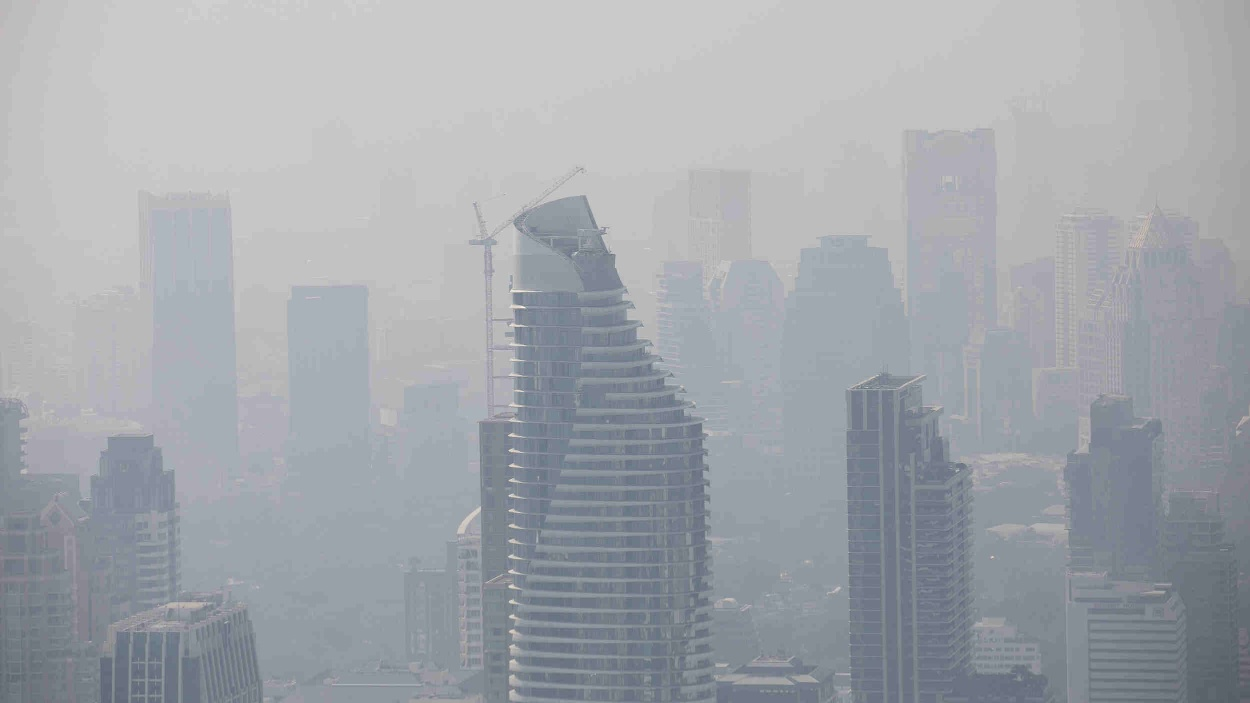
#> input picture sample_image/smog.jpg, 1250 x 703 px
$ python visrange.py
#> lines starting #> are read from the running program, lines starting #| are printed output that depends on the picture; after the words box and inside, x2 and y2 are one past the last pixel; in counts of white or black regions, pixels touching at a corner belong together
import cv2
import numpy as np
import easygui

img=cv2.imread('sample_image/smog.jpg')
#> img is the input picture: shape (703, 1250, 3); mean B, G, R 171.9, 166.6, 162.5
gray=cv2.cvtColor(img,cv2.COLOR_BGR2GRAY)


barely=[]
clearly=[]
notvis=[]
def classify(corners,distance):
	if(corners>=15):
		clearly.append(distance)
		return ("clearly visible",(0,255,0))

	elif(corners>1 and corners<15):
		barely.append(distance)
		return ("barely visible",(0,200,200))
	else:
		notvis.append(distance)
		return ("not visible",(0,0,255))

coords=[]
distances=[]
count=0
def mouseRGB(event,x,y,flags,param):
	global xmouse,ymouse,count
	if event == cv2.EVENT_LBUTTONDOWN:
		coords.append((x,y))
		if count%2==1:
			cv2.rectangle(img,coords[count-1],coords[count],(255,0,0),2)
			cv2.imshow('img',img)
			dst=easygui.enterbox("enter landmark distance in km")
			distances.append(int(dst))
		count+=1

cv2.namedWindow('img')
cv2.setMouseCallback('img',mouseRGB)

cv2.imshow('img',img)
cv2.waitKey(0)


print(f'distances:{distances}')
gray=np.float32(gray)
mask=cv2.cornerHarris(gray,2,3,0.04)
mask=cv2.dilate(mask,None)
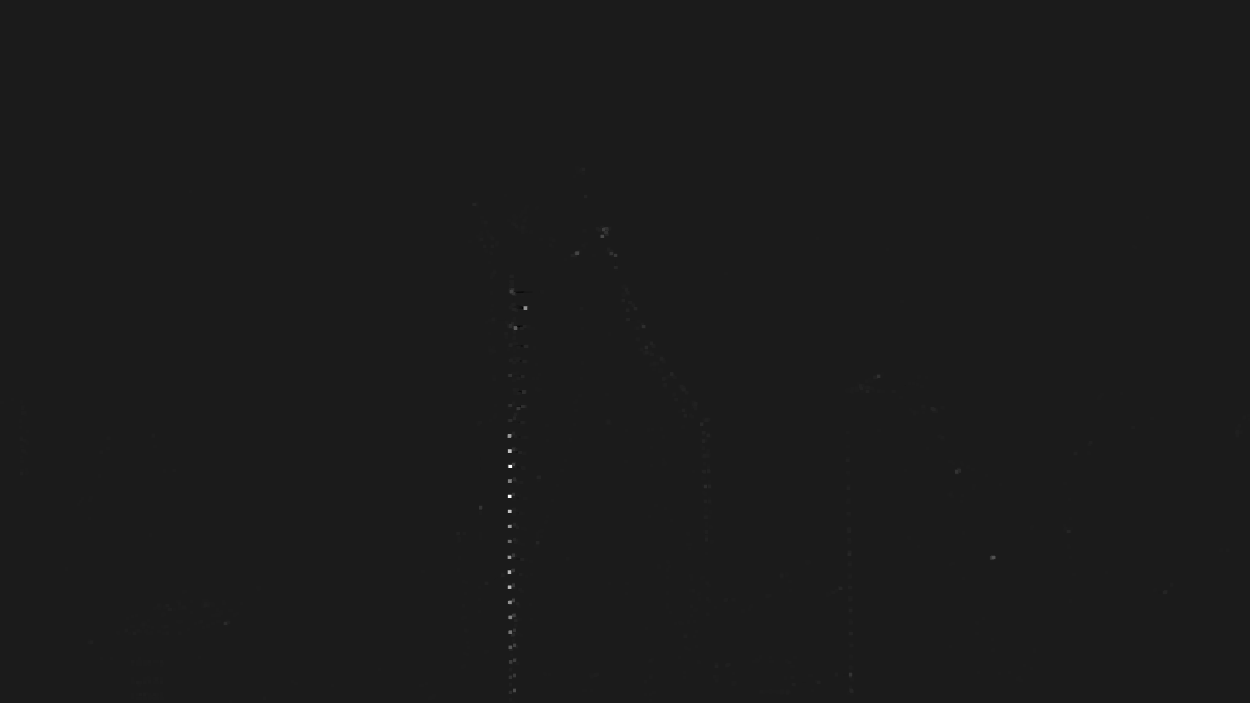
#> mask: shape (703, 1250) float32; min -617181.2, max 5091563, mean 1759.4; drawn with min black and max white
ret, mask = cv2.threshold(mask,2000,255,0)
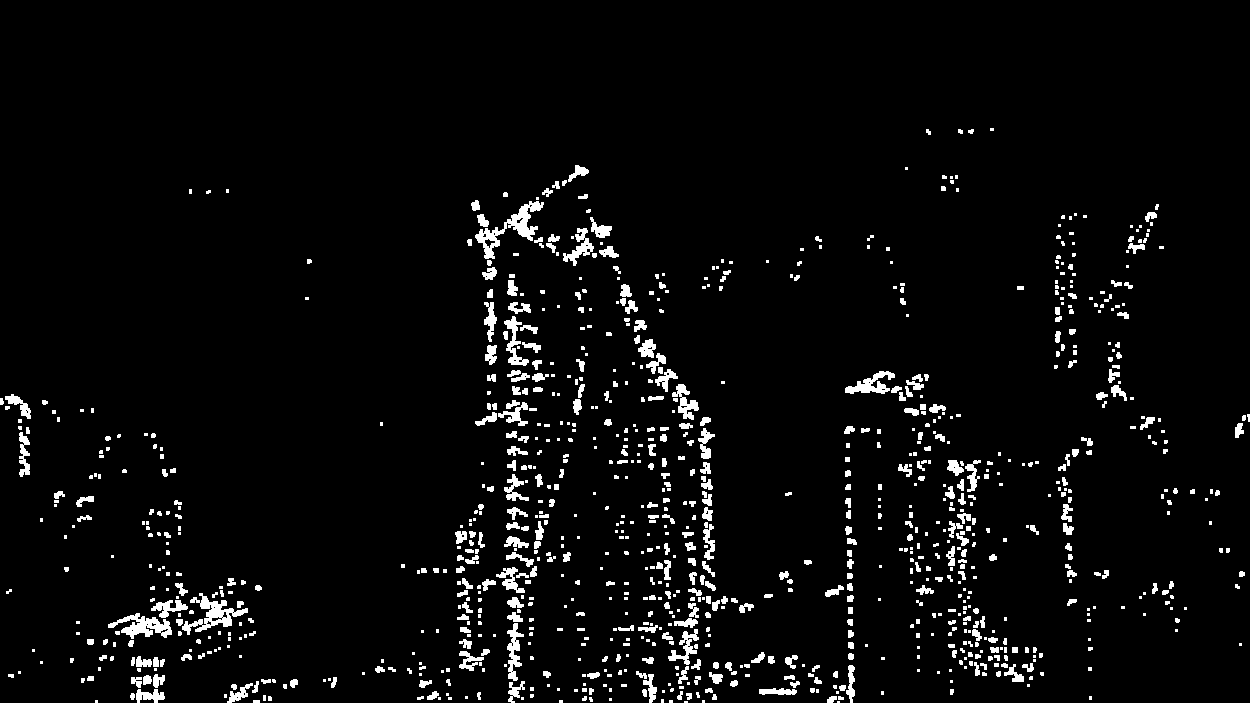
#> mask: shape (703, 1250) float32; 4.3% white; 1034 white regions (570 under 20 px), largest, box (x1, y1, x2, y2) and area: (475, 201, 544, 259) 1077, (182, 593, 248, 635) 918, (108, 613, 172, 639) 778
mask=np.uint8(mask)
img[mask.astype(bool)]=[0,0,255]
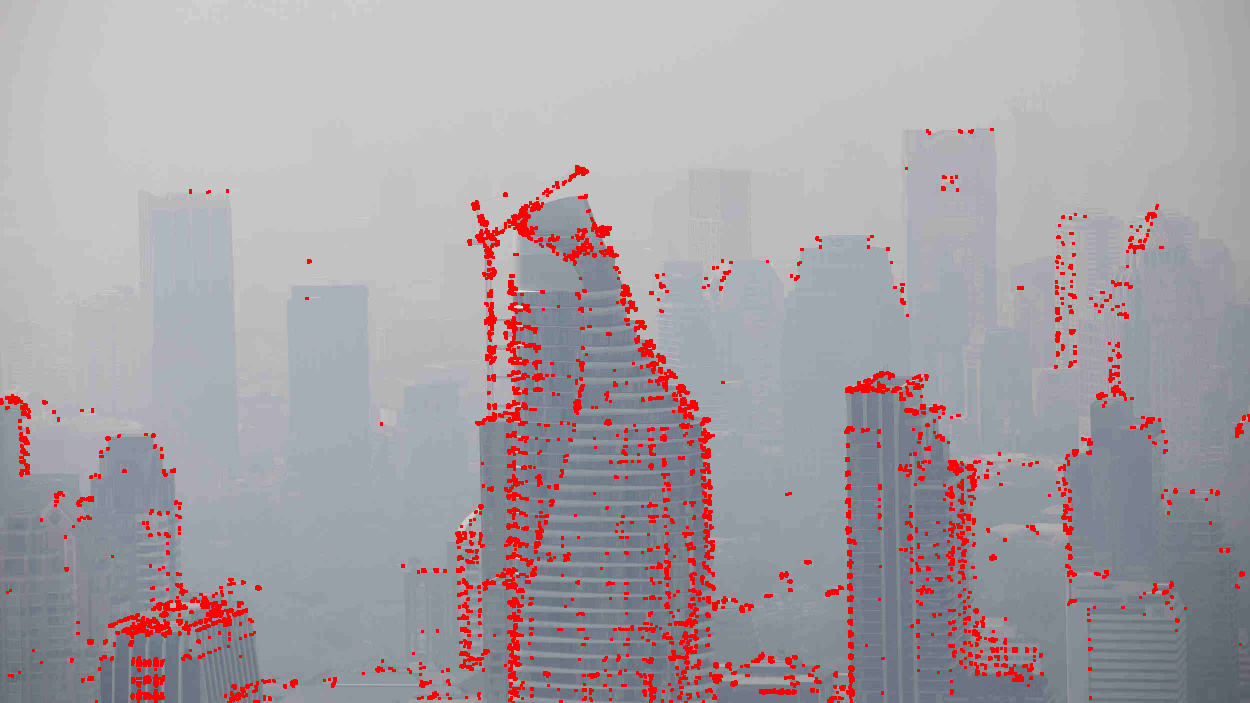
#> img: shape (703, 1250, 3); 4.27% of pixels changed, all inside (x1, y1, x2, y2) = (0, 128, 1250, 703)


for i in range(0,len(coords),2):
	c1=coords[i]
	c2=coords[i+1]
	x1,y1,x2,y2=c1[0],c1[1],c2[0],c2[1]
	patch=mask[y1:y2,x1:x2]
	centroids=cv2.connectedComponentsWithStats(patch)[3].astype(int)
	corners=len(centroids)
	result,color=classify(corners,distances[int(i/2)])
	cv2.rectangle(img,c1,c2,color,2)
	cv2.putText(img,str(result),c1,cv2.FONT_HERSHEY_SIMPLEX,1,color, 2)

clearly=sorted(clearly)
barely=sorted(barely)
notvis=sorted(notvis)


if(len(notvis)==0):
#> (the run stopped early here; a loop or call above may not have finished)

$ run again, with sample_image/entertext2.jpg copied over sample_image/smog.jpg
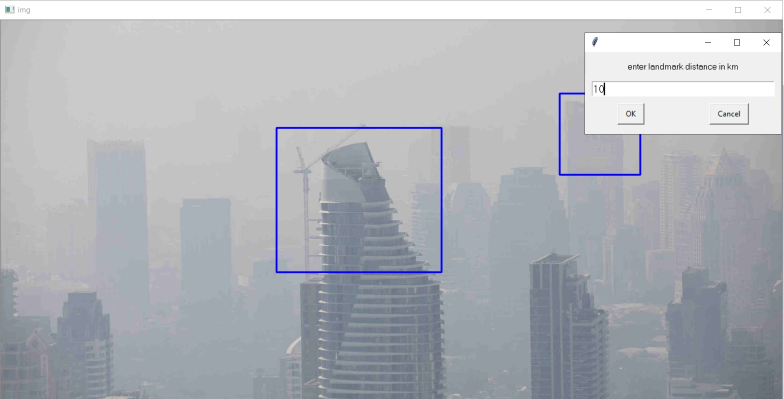
#> input picture sample_image/entertext2.jpg, 1567 x 798 px (shown at 1/2 size)
#> img is the input picture: shape (798, 1567, 3); mean B, G, R 184.1, 178.3, 175.1
#> `ret, mask = cv2.threshold(mask,2000,255,0)`:
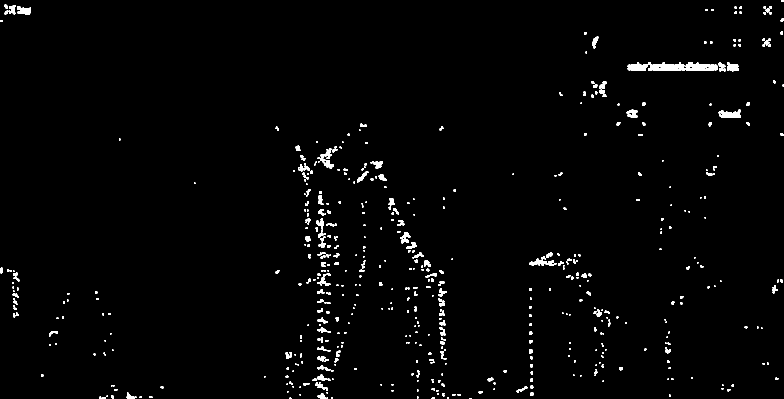
#> mask: shape (798, 1567) float32 (shown at 1/2 size); 1.6% white; 558 white regions (282 under 20 px), largest, box (x1, y1, x2, y2) and area: (1296, 124, 1436, 142) 1725, (1255, 124, 1301, 142) 509, (1437, 219, 1482, 236) 501
#> `img[mask.astype(bool)]=[0,0,255]`:
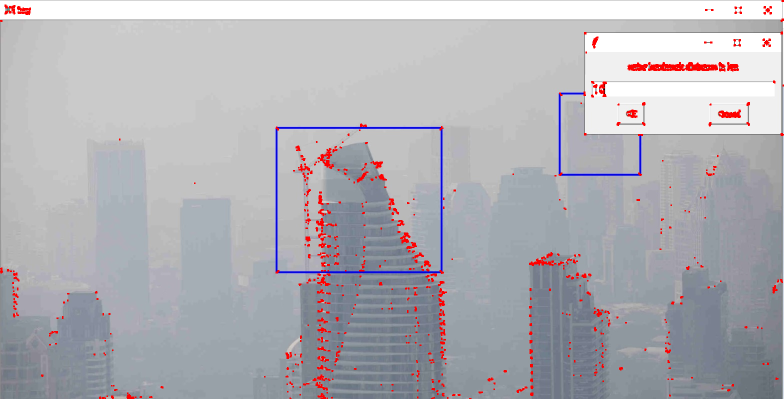
#> img: shape (798, 1567, 3) (shown at 1/2 size); 1.64% of pixels changed, all inside (x1, y1, x2, y2) = (0, 0, 1567, 798)
